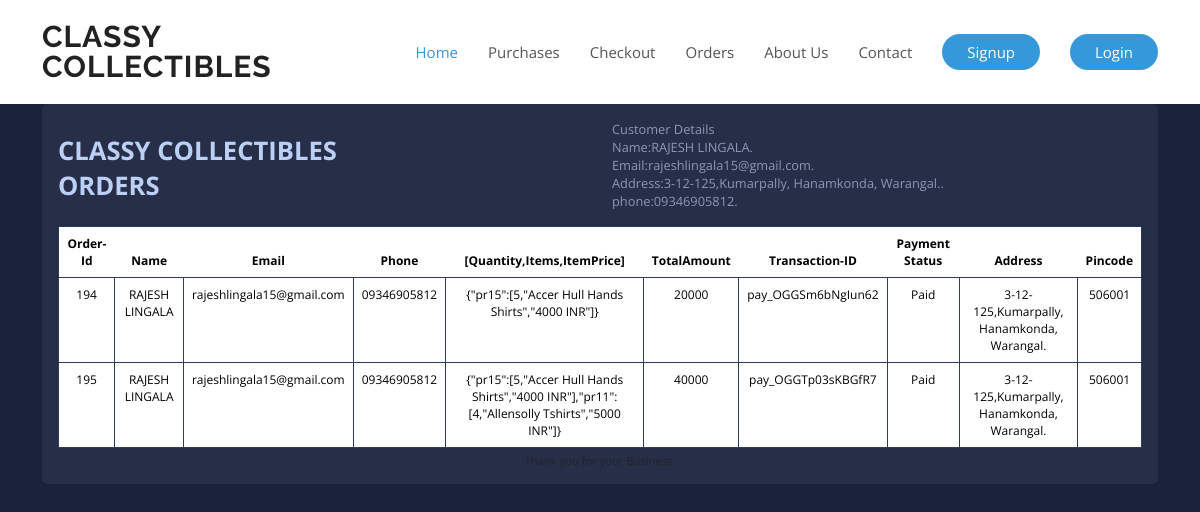
Page /orders/rajeshlingala15@gmail.com on the committed database.
### e_app/models.py (models this page shows, shortened)
class Orders(models.Model):
    order_id =models.AutoField(primary_key=True)
    items_json=models.CharField(max_length=5000)
    amount=models.IntegerField( default=0)
    name=models.CharField(max_length=90)
    email=models.CharField(max_length=90)
    address1=models.CharField(max_length=200)
    address2=models.CharField(max_length=200)
    city=models.CharField(max_length=100)
    state=models.CharField(max_length=100)
    zip_code=models.CharField(max_length=100)
    razor_pay_order_id=models.CharField( max_length=50,blank=True,null=True)
    razor_pay_payment_id=models.CharField( max_length=50,blank=True,null=True)
    razor_pay_signature=models.CharField( max_length=50,blank=True,null=True)
    amountpaid=models.IntegerField(max_length=500,blank=True,null=True)
    paymentstatus=models.CharField(max_length=20,blank=True)
    phone=models.CharField( max_length=100,default=" ")

### e_app/views.py (the view)
# urls.py: path("orders/<str:email>",views.orders,name="orders"),
def orders(request,email):
    order = Orders.objects.filter(email=email).values()
    context={
        "Order":order
    }
    return render(request,"orders.html",context)

### templates/orders.html (shortened to what this page needs)
<!DOCTYPE html>
<html lang="en">
{% load static %}
<head>
  <link rel="stylesheet" href="https://cdn.jsdelivr.net/npm/bootstrap@4.0.0/dist/css/bootstrap.min.css">
  <link rel="stylesheet" href="https://cdnjs.cloudflare.com/ajax/libs/font-awesome/6.5.2/css/all.min.css" />
  <link href="{% static "assets/vendor/aos/aos.css" %}" rel="stylesheet">
  <link href="{% static "assets/vendor/bootstrap/css/bootstrap.min.css"%}" rel="stylesheet">
  <link href="{% static "assets/vendor/bootstrap-icons/bootstrap-icons.css"%}" rel="stylesheet">
  <link href="{% static "assets/vendor/boxicons/css/boxicons.min.css"%}" rel="stylesheet">
  <link href="{% static "assets/vendor/glightbox/css/glightbox.min.css"%}" rel="stylesheet">
  <link href="{% static "assets/vendor/remixicon/remixicon.css"%}" rel="stylesheet">
  <link href="{% static "assets/vendor/swiper/swiper-bundle.min.css"%}" rel="stylesheet">
  <link href="{% static "assets/css/style.css"%}" rel="stylesheet">
</head>
<body>
  <header id="header" class="sticky-top  d-flex align-items-center">
    <div class="container d-flex align-items-center justify-content-between">
      <div class="logo d-flex">
        <h1><a href="index.html">CLASSY COLLECTIBLES</a></h1>
      </div>
      <nav id="navbar" class="navbar">
        <ul>
          <li><a class="nav-link scrollto active" href="/">Home</a></li>
          <li><a class="nav-link scrollto " href="/purchase/">Purchases</a></li>
          <li><a class="nav-link scrollto" href="/checkout">Checkout</a></li>
          <li><a class="nav-link scrollto " href="/orders/{{user.email}}">Orders</a></li>
          <li><a class="nav-link scrollto " href="/#aboutus">About Us</a></li>
          <li><a class="nav-link scrollto" href="/#contact">Contact</a></li>
          {% if request.user.is_authenticated %}
          <li><a class="getstarted scrollto" href="#about">Welcome {{user.username}}</a></li>
          <li><a class="nav-link scrollto" href="/auth/login/">Logout</a></li>
          {% else %}
          <li><a class="getstarted scrollto" href="/auth/signin/">Signup</a></li>
          <li><a class="getstarted scrollto" href="/auth/login/">Login</a></li>
          {% endif %}
        </ul>
      </nav>
    </div>
  </header>
<div class="container">
    <div class="row gutters">
    	<div class="col-xl-12 col-lg-12 col-md-12 col-sm-12 col-12">
    		<div class="card">
    			<div class="card-body p-0">
    				<div class="invoice-container">
    					<div class="invoice-header">
    						<div class="row gutters">
    							<div class="col-xl-6 col-lg-6 col-md-6 col-sm-6">
    								<a href="index.html" class="invoice-logo">
                                        CLASSY COLLECTIBLES<BR/>
                                        ORDERS
    								</a>
    							</div>
    							<div class="col-lg-6 col-md-6 col-sm-6">
    								<address class="text-left">
                                        Customer Details <br>
                                        Name:{{Order.0.name}}.<br>
                                        Email:{{Order.0.email}}.<br>
                                        Address:{{Order.0.address1}}.<br>
                                        phone:{{Order.0.phone}}.<br>
    								</address>
    							</div>
    						</div>
    					<div class="invoice-body">
    						<div class="row gutters">
    							<div class="col-lg-12 col-md-12 col-sm-12">
    								<div class="table-responsive">
    									<table class="table custom-table m-0">
    										<thead>
    											<tr>
                                                    <th class="text-center">Order-Id</th>
                                                    <th class="text-center">Name</th>
                                                    <th class="text-center">Email</th>
                                                    <th class="text-center">Phone</th>
    												<th class="text-center">[Quantity,Items,ItemPrice]</th>
    												<th class="text-center">TotalAmount</th>
                                                    <th class="text-center">Transaction-ID</th>
                                                    <th class="text-center">Payment Status</th>
                                                    <th class="text-center">Address</th>
                                                    <th class="text-center">Pincode</th>
    											</tr>
    										</thead>
    										<tbody>
                                                {% for i in Order %}
    											<tr>
                                                    <td class="text-center">{{i.order_id}}</td>
                                                    <td class="text-center">{{i.name}}</td>
                                                    <td class="text-center">{{i.email}}</td>
                                                    <td class="text-center">{{i.phone}}</td>
    												<td class="text-center">{{i.items_json}}</td>
                                                    <td class="text-center">{{i.amount}}</td>
                                                    <td class="text-center">{{i.razor_pay_payment_id}}</td>
                                                    <td class="text-center">{{i.paymentstatus}}</td>
                                                    <td class="text-center">{{i.address1}}</td>
                                                    <td class="text-center">{{i.zip_code}}</td>
                                                </tr>
                                                {% endfor %}
    										</tbody>
    									</table>
    								</div>
    							</div>
    						</div>
    					</div>
    					<div class="invoice-footer">
    					</div>
    				</div>
    			</div>
    		</div>
    	</div>
    </div>
</div>
</body>
</html>

### static/assets/css/style.css (style rules this page uses)
body { font-family: "Open Sans", sans-serif; color: #444444; }
a { color: #3498db; text-decoration: none; }
h1, h2, h3, h4, h5, h6 { font-family: "Raleway", sans-serif; }
#header { z-index: 997; transition: all 0.5s; padding: 22px 0; background: #fff; }
#header .logo h1 { font-size: 30px; margin: 0; padding: 0; line-height: 1; font-weight: 700; letter-spacing: 1px; }
#header .logo h1 a, #header .logo h1 a:hover { color: #222222; text-decoration: none; }
.navbar { padding: 0; }
.navbar ul { margin: 0; padding: 0; display: flex; list-style: none; align-items: center; }
.navbar li { position: relative; }
.navbar a, .navbar a:focus { display: flex; align-items: center; justify-content: space-between; padding: 10px 0 10px 30px; font-size: 15px; font-weight: 400; color: #555555; white-space: nowrap; transition: 0.3s; }
.navbar a:hover, .navbar .active, .navbar .active:focus, .navbar li:hover>a { color: #3498db; }
.navbar .getstarted, .navbar .getstarted:focus { background: #3498db; padding: 8px 25px; margin-left: 30px; border-radius: 50px; color: #fff; }

### templates/orders.html (style rules this page uses)
body { margin: 0; padding: 0; font: 400 .875rem 'Open Sans', sans-serif; color: #bcd0f7; background: #1A233A; position: relative; height: 100%; }
.invoice-container { padding: 1rem; }
.invoice-container .invoice-header .invoice-logo { margin: 0.8rem 0 0 0; display: inline-block; font-size: 1.6rem; font-weight: 700; color: #bcd0f7; }
.invoice-container .invoice-header address { font-size: 0.8rem; color: #8a99b5; margin: 0; }
.invoice-container .invoice-body { padding: 1rem 0 0 0; }
.invoice-container .invoice-footer { text-align: center; font-size: 0.7rem; margin: 5px 0 0 0; }
.card { background: #272E48; -webkit-border-radius: 5px; -moz-border-radius: 5px; border-radius: 5px; border: 0; margin-bottom: 1rem; }
.custom-table { border: 1px solid #2b3958; }
.custom-table thead { background: #2f71c1; }
.custom-table thead th { border: 0; color: #000000; }
.custom-table > tbody tr:nth-of-type(even) { background-color: #1a243a; }
.custom-table > tbody td { border: 1px solid #2e3d5f; }
.table { background: #1a243a; color: #bcd0f7; font-size: .75rem; }

### rows in the picture
Orders: name "RAJESH LINGALA", email "rajeshlingala15@gmail.com", address1 "3-12-125,Kumarpally, Hanamkonda, Warangal.", phone "09346905812", order_id "194", items_json "{\"pr15\":[5,\"Accer Hull Hands Shirts\",\"4000 INR\"]}", amount "20000", razor_pay_payment_id "pay_OGGSm6bNgIun62", paymentstatus "Paid", zip_code "506001"
Orders: order_id "195", name "RAJESH LINGALA", email "rajeshlingala15@gmail.com", phone "09346905812", items_json "{\"pr15\":[5,\"Accer Hull Hands Shirts\",\"4000 INR\"],\"pr11\":[4,\"Allensolly Tshirts\",\"5000 INR\"]}", amount "40000", razor_pay_payment_id "pay_OGGTp03sKBGfR7", paymentstatus "Paid", address1 "3-12-125,Kumarpally, Hanamkonda, Warangal.", zip_code "506001"
